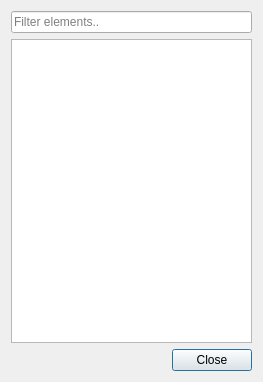
<?xml version="1.0" encoding="UTF-8"?>
<ui version="4.0">
 <class>CCoveredListDialog</class>
 <widget class="QDialog" name="CCoveredListDialog">
  <property name="geometry">
   <rect>
    <x>0</x>
    <y>0</y>
    <width>263</width>
    <height>382</height>
   </rect>
  </property>
  <property name="windowTitle">
   <string>Dialog</string>
  </property>
  <layout class="QVBoxLayout" name="verticalLayout">
   <item>
    <widget class="QLineEdit" name="lineEditFilter">
     <property name="placeholderText">
      <string>Filter elements..</string>
     </property>
    </widget>
   </item>
   <item>
    <widget class="QListView" name="listViewElements">
     <property name="selectionMode">
      <enum>QAbstractItemView::NoSelection</enum>
     </property>
    </widget>
   </item>
   <item>
    <layout class="QGridLayout" name="gridLayout">
     <item row="0" column="0">
      <spacer name="horizontalSpacer">
       <property name="orientation">
        <enum>Qt::Horizontal</enum>
       </property>
       <property name="sizeHint" stdset="0">
        <size>
         <width>138</width>
         <height>20</height>
        </size>
       </property>
      </spacer>
     </item>
     <item row="0" column="1">
      <widget class="QPushButton" name="buttonClose">
       <property name="sizePolicy">
        <sizepolicy hsizetype="Fixed" vsizetype="Fixed">
         <horstretch>0</horstretch>
         <verstretch>0</verstretch>
        </sizepolicy>
       </property>
       <property name="text">
        <string>Close</string>
       </property>
      </widget>
     </item>
    </layout>
   </item>
  </layout>
 </widget>
 <resources/>
 <connections/>
</ui>
